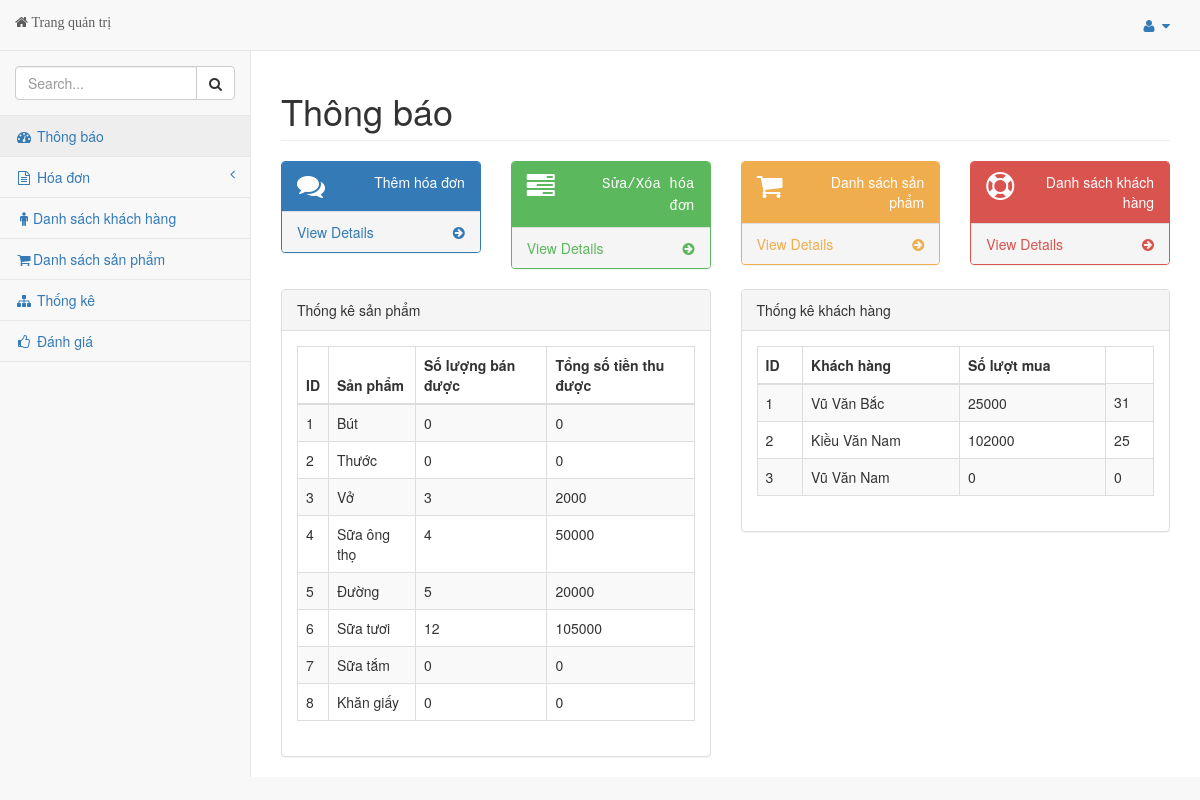
/pages/index.php (signed in), run on the app's committed database.
### tables this page shows
CREATE TABLE `sanpham` (
  `sanpham_ID` int(11) NOT NULL,
  `ten_san_pham` varchar(50) NOT NULL,
  `gia_san_pham` int(11) NOT NULL
);

CREATE TABLE `khachhang` (
  `khachhang_ID` int(11) NOT NULL,
  `ho_ten` varchar(50) NOT NULL,
  `Email` varchar(50) NOT NULL,
  `so_dien_thoai` varchar(15) NOT NULL,
  `dia_chi` varchar(50) NOT NULL
);

### model/database.php (called while the page is built, shortened)
<?PHP
	$conn = null;
	function db_get_list($sql){
		$data = array();
		global $conn;
		$result = mysqli_query($conn, $sql);
		while( $row = mysqli_fetch_assoc($result)){
			$data[] = $row;
		}
		return $data;
	}
	function db_get_row($sql){
		global $conn;
		$row = array();
		$result = mysqli_query($conn, $sql);
		if(mysqli_num_rows($result) > 0){
			$row = mysqli_fetch_assoc($result);
		}
		return $row;
	}
?>

### controller/thongke_sp.php (the view)
<?php
$demid=1;
$sql="SELECT * FROM sanpham";
$result = db_get_list($sql);
for ($i=0; $i<count($result); $i++){
	$idsp = $result[$i]['sanpham_ID'];
	$tensp = $result[$i]['ten_san_pham'];
	$slsp=0;
	$giasp=0;
	$sql1="SELECT SUM(sanpham_ID) AS sum FROM hoadon_sanpham WHERE sanpham_ID='$idsp'";
	$result1 = db_get_row($sql1);
	$slsp += $result1['sum'];
	$sql1="SELECT SUM(gia_san_pham) AS sum FROM hoadon_sanpham WHERE sanpham_ID='$idsp'";
	$result1 = db_get_row($sql1);
	$giasp += $result1['sum'];
	echo "
		<tr>
			<td>$demid</td>
			<td>$tensp</td>
			<td>$slsp</td>
			<td>$giasp</td>
		</tr>
	";
	$demid++;
}
?>

### controller/thongke_kh.php (shortened to what this page needs)
<?php
$demid=1;
$sql="SELECT * FROM khachhang";
$result = db_get_list($sql);
for ($i=0; $i<count($result); $i++){
	$idkh = $result[$i]['khachhang_ID'];
	$tenkh = $result[$i]['ho_ten'];
	$sql1="SELECT * FROM hoadon  WHERE khachhang_ID='$idkh'";
		$result1 = db_get_list($sql1);
		$tien=0;
		$sl=0;
		for ($j=0; $j<count($result1); $j++){
			$idhd = $result1[$j]['hoadon_ID'];
			$sql2="SELECT SUM(gia_san_pham) AS sum FROM hoadon_sanpham WHERE hoadon_ID='$idhd'";
			$result2 = db_get_row($sql2);
			$tien = $result2['sum'];
			$sql2="SELECT SUM(so_luong) AS sum FROM hoadon_sanpham WHERE hoadon_ID='$idhd'";
			$result2 = db_get_row($sql2);
			$sl = $result2['sum'];
		}
	echo "
		<tr>
			<td>$demid</td>
			<td>$tenkh</td>
			<td>$tien</td>
			<td>$sl</td>
		</tr>
	";
	$demid++;
}
?>

### data on the page
sanpham: ten_san_pham "Bút"
sanpham: ten_san_pham "Thước"
sanpham: ten_san_pham "Vở"
sanpham: ten_san_pham "Sữa ông thọ"
sanpham: ten_san_pham "Đường"
sanpham: ten_san_pham "Sữa tươi"
sanpham: ten_san_pham "Sữa tắm"
sanpham: ten_san_pham "Khăn giấy"
khachhang: ho_ten "Vũ Văn Bắc"
khachhang: ho_ten "Kiều Văn Nam"
khachhang: ho_ten "Vũ Văn Nam"

### other printed values
$slsp "0"
$giasp "0"
$slsp "3"
$giasp "2000"
$slsp "4"
$giasp "50000"
$slsp "5"
$giasp "20000"
$slsp "12"
$giasp "105000"
$tien "25000"
$sl "31"
$tien "102000"
$sl "25"
$tien "0"
